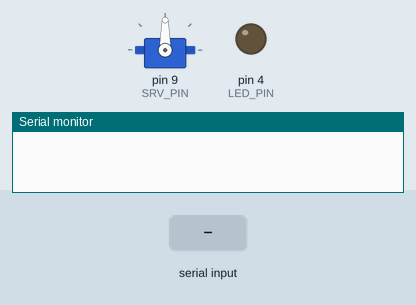
A sketch run on a simulated Arduino Uno, built with avr-gcc and run on an emulated ATmega328P. On the bench: servo, output pins drawn as LEDs (lit = HIGH), the last lines printed to the serial monitor. The inputs (shaded band) are chosen by the test bench.

Above: at 1.2 s.
1.3 s: "s,45\n" received over Serial
At 1.9 s:
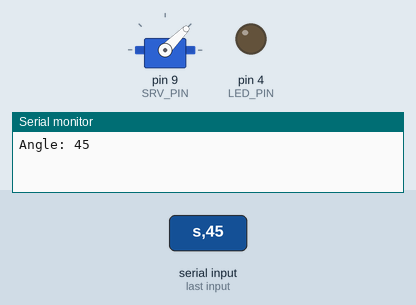
2.9 s: "l90\n" received over Serial
At 3.1 s:
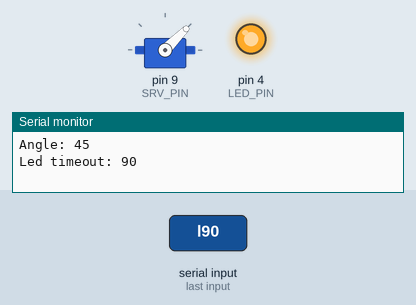
4.7 s: "s\n" received over Serial
At 6.4 s:
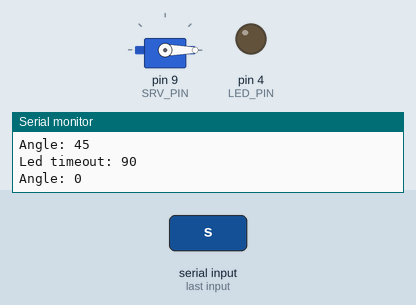
7.3 s: "l,45\n" received over Serial
At 7.5 s:
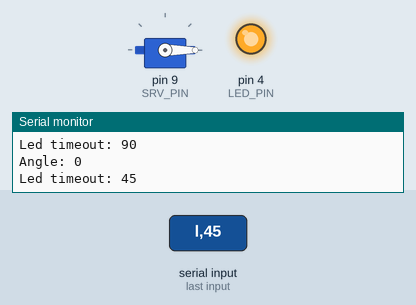
9.1 s: "s90\n" received over Serial
At 10.3 s:
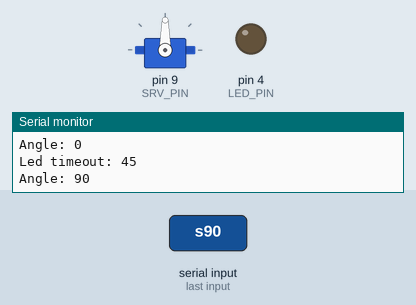
10.7 s: "l90\n" received over Serial
At 10.9 s:
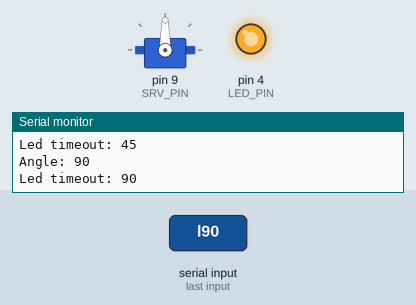
Timing chart, 0 to 13.5 s (numbered marks = the images above; inputs shaded):
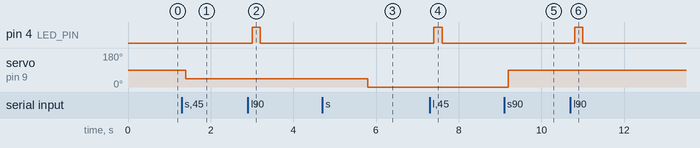

Measured:
- after the input at 1.3 s, servo on pin 9 (SRV_PIN): 90° → 45° after 0.10 s
- after the input at 2.9 s, pin 4 (LED_PIN): LOW → HIGH after 0.10 s, → LOW 0.20 s later
- after the input at 4.7 s, servo on pin 9 (SRV_PIN): 45° → 0° after 1.1 s
- after the input at 7.3 s, pin 4 (LED_PIN): LOW → HIGH after 0.10 s, → LOW 0.20 s later
- after the input at 9.1 s, servo on pin 9 (SRV_PIN): 0° → 90° after 0.10 s
- after the input at 10.7 s, pin 4 (LED_PIN): LOW → HIGH after 0.10 s, → LOW 0.20 s later

The sketch:

servoTest.ino
```cpp
#include <Servo.h>

const int LED_PIN = 4;
const int SRV_PIN = 9;

const int BUFF_LEN = 64;

Servo myServo;

int angle = 0;
int finalAngle = 0;
char buffer[BUFF_LEN];
unsigned long timeout = 0;
unsigned long endTurn = 0;

void setup() {
	pinMode(LED_PIN, OUTPUT);
	digitalWrite(LED_PIN, LOW);

	myServo.attach(SRV_PIN);
	Serial.begin(9600);
}

// Serial input:
// 		sANGLE
// 		lDURATION
// 		tANGLE DURATION FINAL_ANGLE
void loop() {
	handleServo();
	handleLed();
	handleTurn();
	delay(200);
}

void readEOL() {
	int n = Serial.readBytesUntil('\n', buffer, BUFF_LEN);
	if(n > 0)
		Serial.println("Letti " + String(n) + " bytes: [" + buffer + "]");
}

void setAngle(int a) {
	angle = constrain(a, 0, 180);
	myServo.write(angle);
	Serial.println("Angle: " + String(angle));
}

void handleServo() {
	int a;

	if(Serial.available() && Serial.peek()=='s') {
		Serial.read(); // 's'
		a = Serial.parseInt();
		setAngle(a);

		readEOL();
    }
}

void handleLed() {
	int t;

	if(Serial.available() && Serial.peek()=='l') {
		Serial.read(); // 'l'
		t = Serial.parseInt();

		timeout = millis() + t;
		Serial.println("Led timeout: " + String(t));
		readEOL();
    }

	digitalWrite(LED_PIN, millis() < timeout ? HIGH : LOW);
}

void handleTurn() {
	int a, t;

	if(Serial.available() && Serial.peek()=='t') {
		Serial.read(); // 't'
		a = Serial.parseInt();
		t = Serial.parseInt();
		finalAngle = Serial.parseInt(); // se non presente 0

		setAngle(a);
		endTurn = millis() + t;
		Serial.println("endTurn: " + String(t));

		readEOL();
    }

	if(endTurn != 0 && millis() > endTurn) {
		endTurn = 0;
		Serial.println("endTurn elapsed");
		setAngle(finalAngle);
	}
}
```
